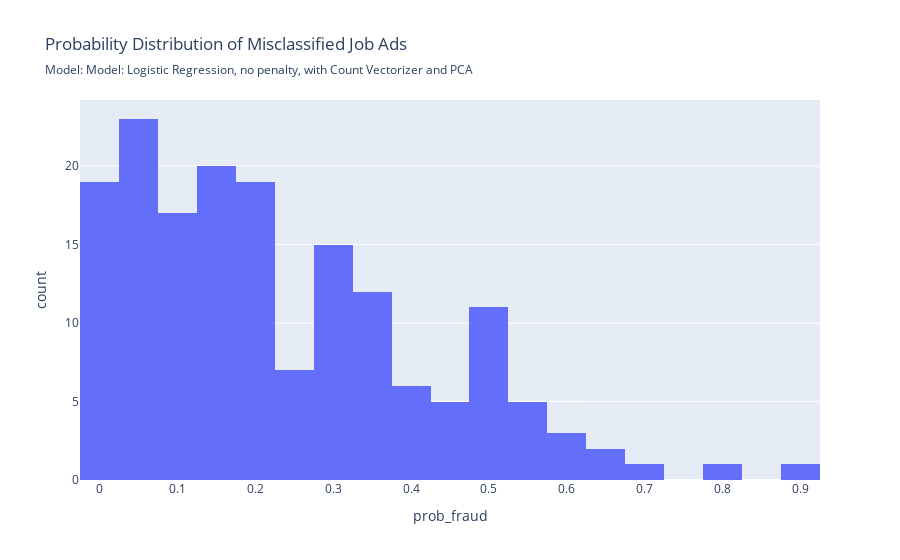

Notebook code cell kept with this figure:
### Code cell
evaluate_model(model_log_pca, X_test, y_test, 
               fig_subtitle= 'Model: Logistic Regression, no penalty, with Count Vectorizer and PCA', short_name='log')

### Figure 1 — Plotly figure (JSON) as saved in the notebook; plotly's stock layout.template omitted (floating-point values rounded to 4 significant figures; data arrays with more than 128 entries replaced by an {"elided": "..."} marker saying what was removed)
{"data": [{"bingroup": "x", "hovertemplate": "prob_fraud=%{x}<br>count=%{y}<extra></extra>", "legendgroup": "", "marker": {"color": "#636efa", "pattern": {"shape": ""}}, "name": "", "orientation": "v", "showlegend": false, "type": "histogram", "x": {"elided": "167 float values"}, "xaxis": "x", "yaxis": "y"}], "layout": {"barmode": "relative", "legend": {"tracegroupgap": 0}, "title": {"subtitle": {"text": "Model: Model: Logistic Regression, no penalty, with Count Vectorizer and PCA"}, "text": "Probability Distribution of Misclassified Job Ads"}, "xaxis": {"anchor": "y", "domain": [0, 1], "title": {"text": "prob_fraud"}}, "yaxis": {"anchor": "x", "domain": [0, 1], "title": {"text": "count"}}}}
